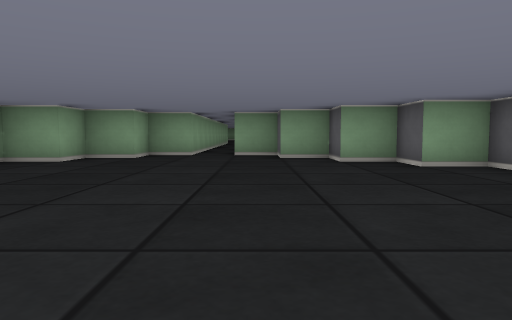
view 1 (above)

13 first-person views from a walk through a cub3D ray-caster map. The camera is about half as high as the walls, tilts 4° down and sees 70° across. The floor is counted in squares. Each view is taken from the middle of a square. On the plan, view 1 faces up. The plan holds only what a view shows up to about 9 squares ahead; the rest is blank.

view 2
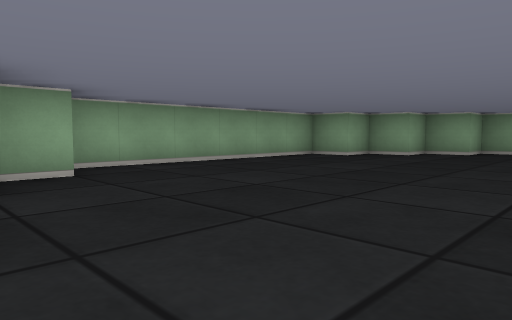

view 3
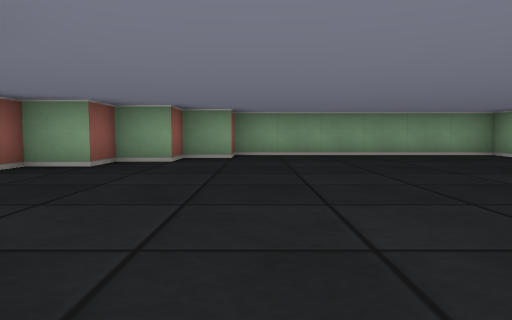

view 4
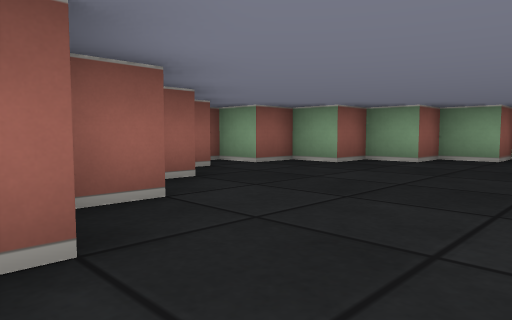

view 5
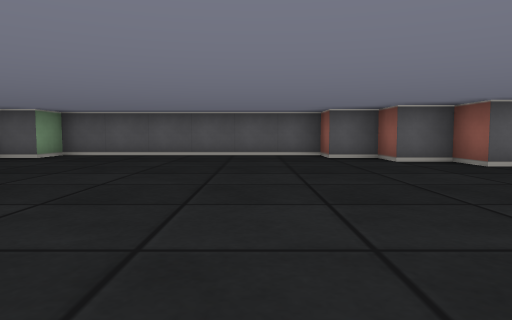

view 6
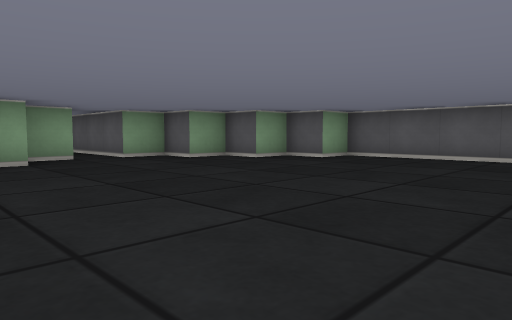

view 7
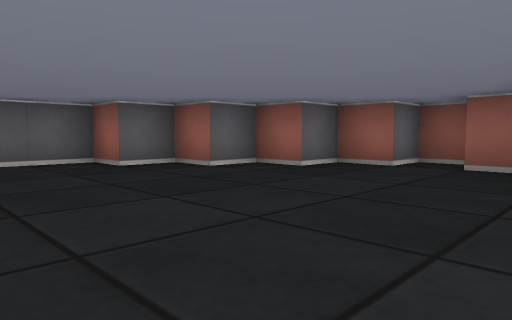

view 8
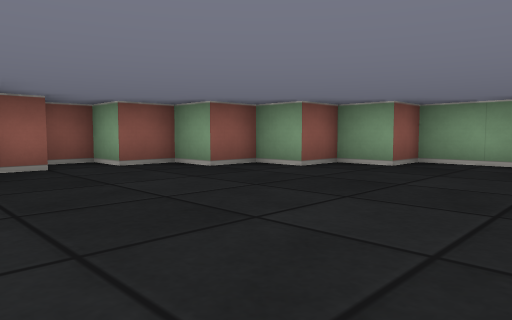

view 9
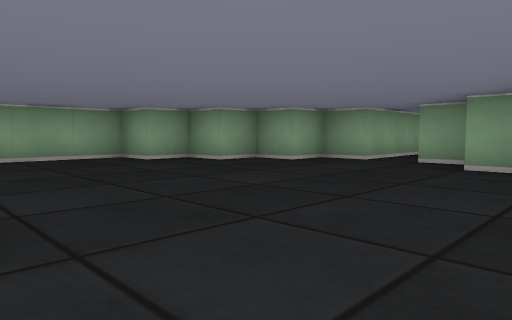

view 10
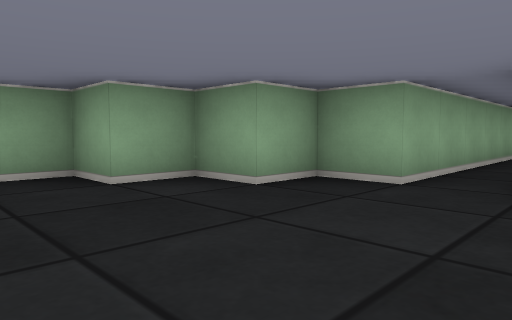

view 11
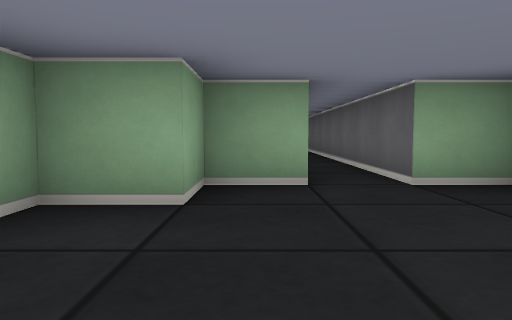

view 12
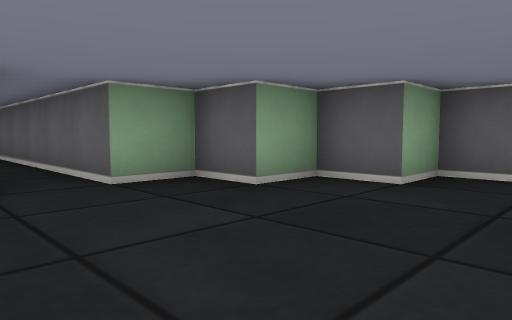

view 13
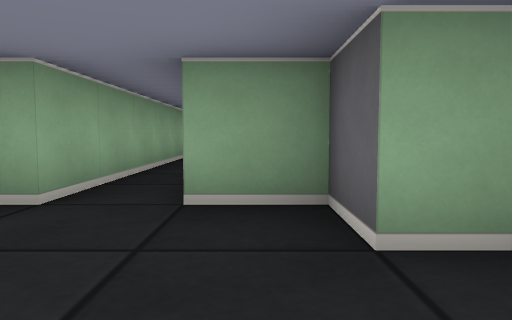

### Floor plan
Points are (right, up) in squares from view 1. A wall is a line through its corners. A room is listed if a view was taken in it or the views show most of it. See-through windows are left out.
Room 1 (views 1, 2, 3, 4, 5, 6, 7, 8, 9, 10, 11, 12, 13)
walls: (-1.5, 8.5) (-2.5, 8.5) (-2.5, 7.5) (-3.5, 7.5) (-3.5, 6.5) (-4.5, 6.5) (-4.5, 5.5) (-5.5, 5.5) (-5.5, -0.5) (-4.5, -0.5) (-4.5, -1.5) (-3.5, -1.5) (-3.5, -2.5) (-2.5, -2.5) (-2.5, -3.5) (-1.5, -3.5) (-1.5, -4.5) (-0.5, -4.5) (-0.5, -3.5) (0.5, -3.5) (0.5, -2.5) (1.5, -2.5) (1.5, -1.5) (2.5, -1.5) (2.5, -0.5) (3.5, -0.5) (3.5, 5.5) (2.5, 5.5) (2.5, 6.5) (1.5, 6.5) (1.5, 7.5) (0.5, 7.5) (0.5, 8.5) (-0.5, 8.5)
ways out: opening at (-1, 8)

Where each view was taken, in squares from view 1:
view 1: 0 up, 0 right, facing up
view 2: 2 down, 0 right, facing up-left
view 3: 0 up, 3 right, facing left
view 4: 1 up, 3 right, facing down-left
view 5: 1 up, 5 left, facing right
view 6: 1 up, 4 left, facing up-right
view 7: 2 up, 3 left, facing down-right
view 8: 2 up, 1 right, facing down-left
view 9: 2 up, 2 right, facing up-left
view 10: 5 up, 0 right, facing up-left
view 11: 5 up, 2 left, facing up
view 12: 5 up, 2 left, facing up-right
view 13: 6 up, 0 right, facing up
